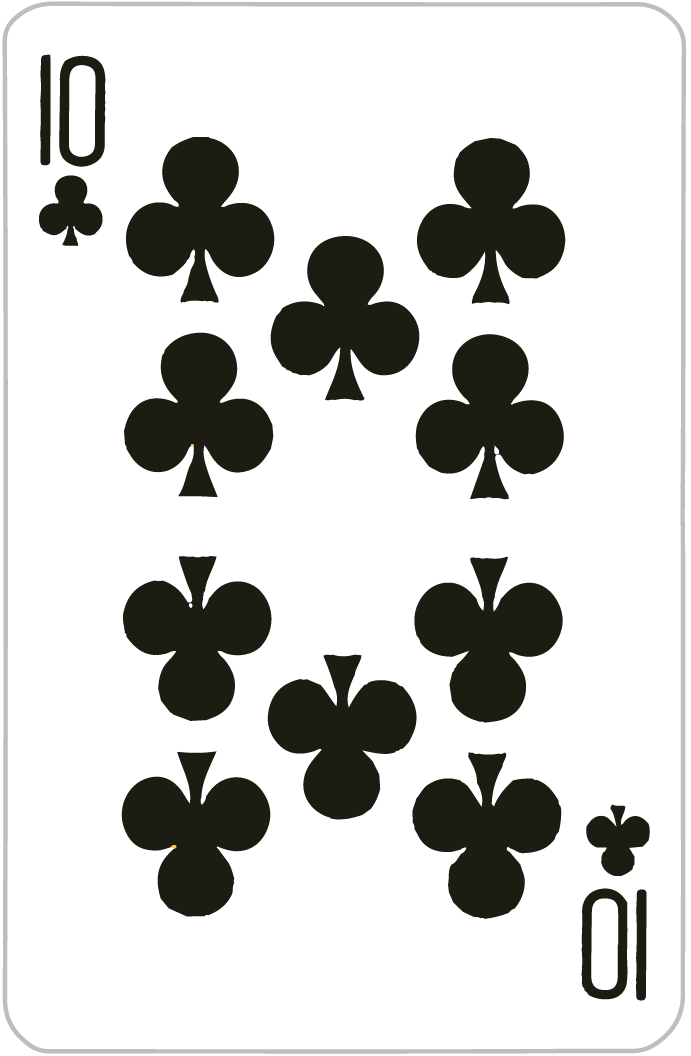
#> input picture cards/10C.png, 691 x 1056 px; its folder holds 4 pictures in this run
$ python main.py
#> lines starting #> are read from the running program, lines starting #| are printed output that depends on the picture
import os
import sys
from random import shuffle

import ueberzug.lib.v0 as ueberzug
from multiprocessing import Pool

from itertools import groupby
from more_itertools import consecutive_groups
from operator import itemgetter
from PIL import Image
import subprocess

class Card(object):

	def __init__(self, suit, rank, image):
		self.suit = suit
		self.rank = rank
		self.image = image
		try:
			self.num = int(self.rank)
		except ValueError:
			if self.rank == "K":
				self.num = 13
			if self.rank == "Q":
				self.num = 12
			if self.rank == "J":
				self.num = 11
			if self.rank == "A":
				self.num = 14

	def __str__(self):
		return str(self.rank) + str(self.suit)

	def __repr__(self):
		return str(self.rank) + str(self.suit)

	def __lt__(self, other):
		return self.num < other.num

	def __gt__(self, other):
		return self.num > other.num


def display_card(path, displace=(0,0)):
	with ueberzug.Canvas() as c:

		demo = c.create_placement(path, x=0, y=0, scaler=ueberzug.ScalerOption.COVER.value)
		demo.path = path
		demo.visibility = ueberzug.Visibility.VISIBLE

		with c.lazy_drawing:
			demo.x = 0
			demo.y = 0
			demo.path = path
		time.sleep(2)

def display_table(house, hand, displace=(0,0)):
	house_images = [Image.open(x) for x in house]
	hand_images = [Image.open(x) for x in hand]
	widths, heights = zip(*(i.size for i in house_images))

	total_width = sum(widths)
	total_height = house_images[0].height * 2

	final_img = Image.new('RGB', (total_width, total_height))
	x_offset = 0
	for im in house_images:
		final_img.paste(im, (x_offset, 0))
		x_offset += im.width

	x_offset = 0
	y_offset = hand_images[0].height
	for im in hand_images:
		final_img.paste(im, (x_offset, y_offset))
		x_offset += im.width

	# Find aspect ratio of final image and resize to terminal width
	rows, cols = os.popen('stty size', 'r').read().split()
	rows = int(rows) * 8.5
	cols = int(cols) * 8.5
	aspect = final_img.height/final_img.width
	new_width = int(cols)
	new_height = int(cols * aspect)

	final_img = final_img.resize((new_width, new_height))
	final_img.save('heyo.png')

	with ueberzug.Canvas() as c:

		demo = c.create_placement('heyo.png', x=0, y=0,
								scaler=ueberzug.ScalerOption.COVER.value)
		demo.path = 'heyo.png'
		demo.width = final_img.width
		demo.height = final_img.height
		demo.visibility = ueberzug.Visibility.VISIBLE

		tmp = input()

	# TODO: make this only able to remove this file (in root project dir)
	subprocess.run('rm heyo.png'.split())

def reset():
	deck = []

	for filename in os.listdir('./cards'):

		rank = "".join(list(filename.split('.')[0])[:-1])
		suit = list(filename.split('.')[0])[-1]

		deck.append(Card(suit, rank, './cards/' + filename))

	shuffle(deck)
	return deck


def analyse_play(play, suits_inplay, nums_inplay):
	result = ""
	for suit in suits_inplay.keys():
		# Flush, same suit, not in sequence
		if len(suits_inplay[suit]) > 4:
			result = "5/10 flush"
			l = sorted(suits_inplay[suit])

			# Straight Flush, same suit in sequence
			if l == list(range(min(l), max(l)+1)):
				result = "2/10 straight flush"

			if l[-5:] == range(10, 14):
				result = "1/10 royal flush"

			return result

	two_kind = 0
	three_kind = 0
	four_kind = 0
	for num in nums_inplay.keys():
		if nums_inplay[num] == 2:
			two_kind += 1
		if nums_inplay[num] == 3:
			three_kind += 1
		if nums_inplay[num] == 4:
			four_kind += 1

	if four_kind > 0:
		result = "3/10 four of a kind"
	elif three_kind > 0:
		result = "7/10 three of a kind"
		if two_kind > 0:
			result = "4/10 full house"
	elif two_kind > 0:
		result = "9/10 pair"
		if two_kind > 1:
			result  = "8/10 two pair"

	nums = [card.num for card in play]
	grouped = [list(i) for i in consecutive_groups(nums)]

	if len(max(grouped, key=len)) > 5:
		result = "6/10 straight"

	if result == "":
		result = "10/10 " + str(play[-1])

	return result

if __name__ == '__main__':
	# paths = ['./cards/3D.png', './cards/8C.png']
	deck = reset()

	while True:
		if len(deck) < 7:
			deck = reset()

		house = deck[:5]
		deck = deck[5:]
		hand = deck[:2]
		deck = deck[2:]

		play = sorted(house + hand)
		suits = "C H S D"
		suits_inplay = dict(zip(suits.split(), [[], [], [], []]))
		nums_inplay = dict(zip(range(1,15), [0]*14))

		for card in play:
			suits_inplay[card.suit].append(card.num)
			nums_inplay[card.num] += 1

		result = analyse_play(play, suits_inplay, nums_inplay)

		display_table([card.image for card in house], [card.image for card in hand])
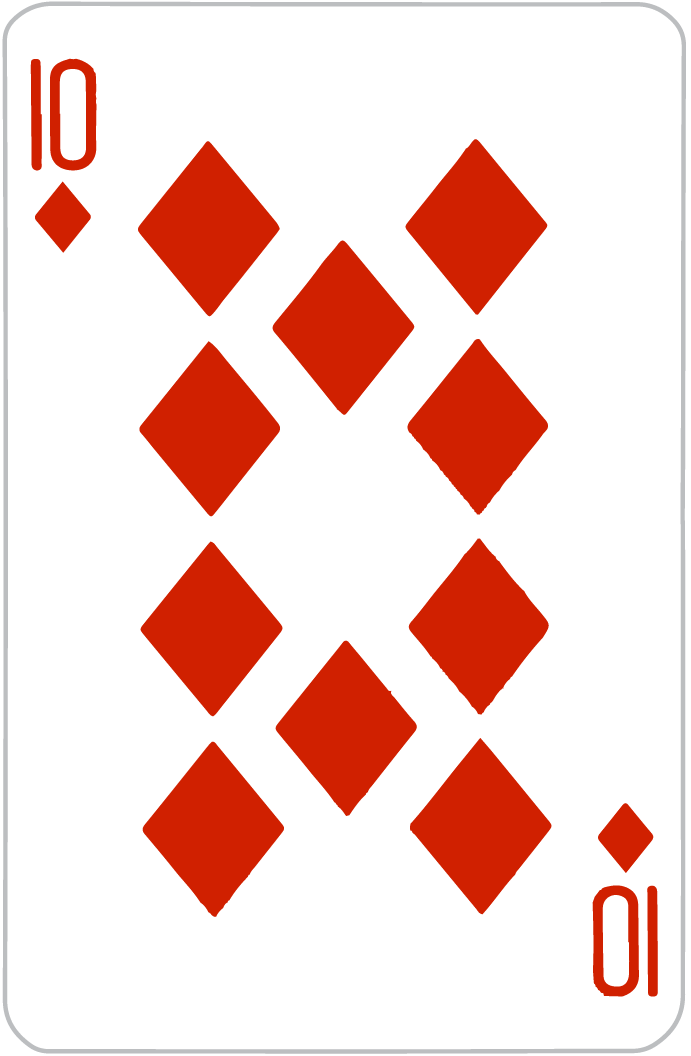
#> input picture cards/10D.png, 691 x 1056 px
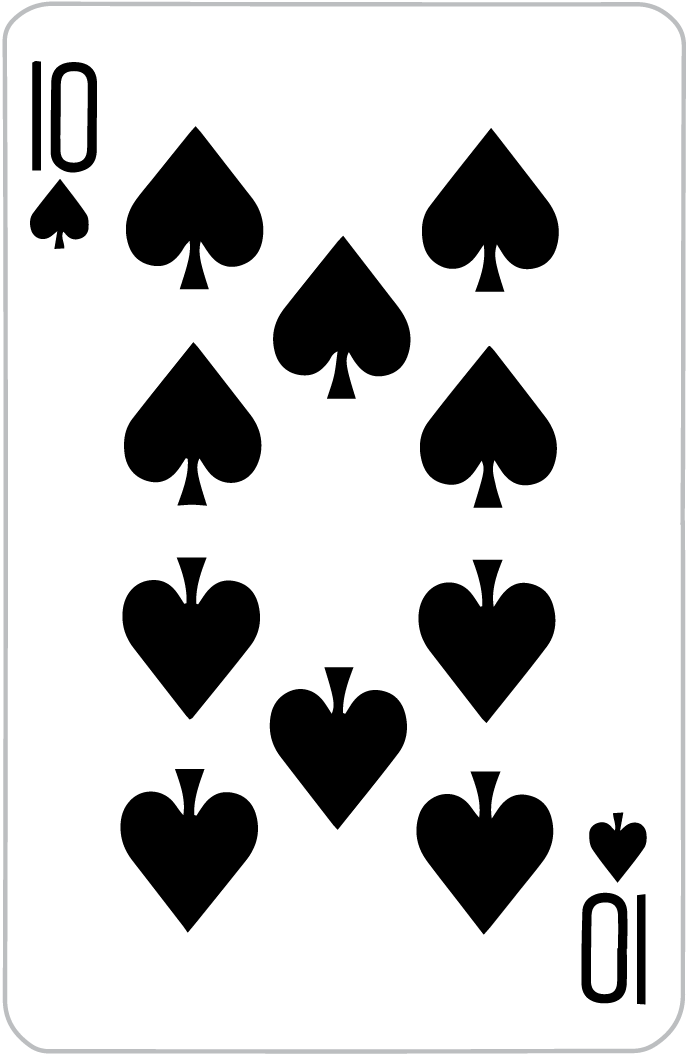
#> input picture cards/10S.png, 691 x 1056 px
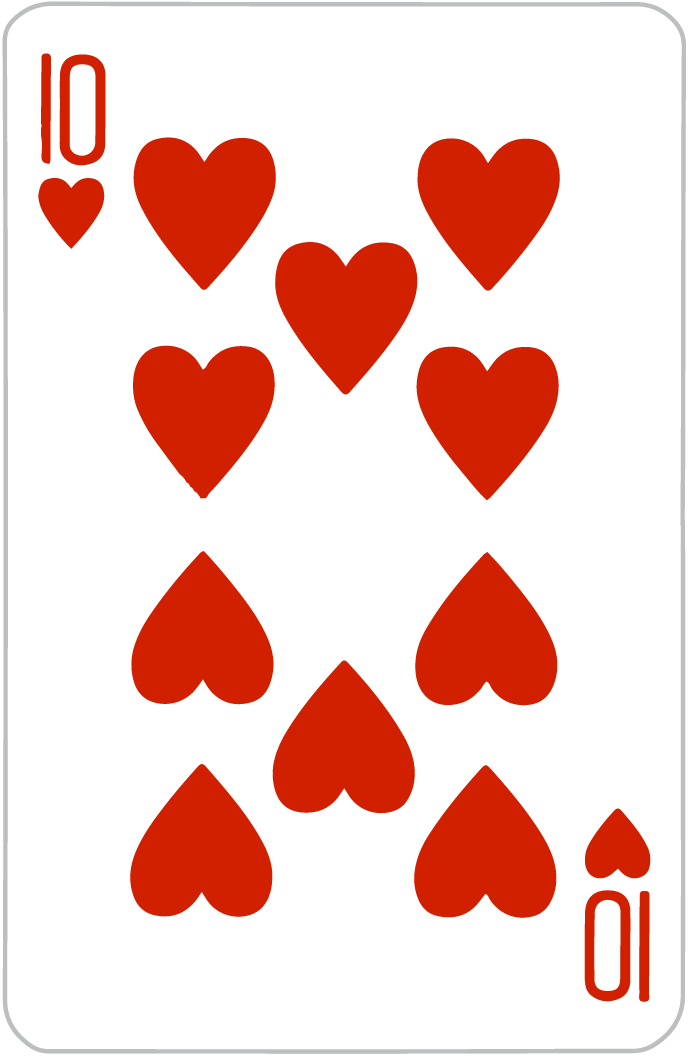
#> input picture cards/10H.png, 691 x 1056 px
#> in display_table, `house_images = [Image.open(x) for x in house]`: house_images = 4 items
#> in display_table, `widths, heights = zip(*(i.size for i in house_images))`: widths = (691, 691, 691, 691); heights = (1056, 1056, 1056, 1056)
#> in display_table, `total_width = sum(widths)`: total_width = 2764
#> in display_table, `final_img = Image.new('RGB', (total_width, total_height))`: final_img: PIL image 2764x2112 RGB; every value is 0
#> the loop in display_table, `for im in house_images:` made 4 passes
#> x_offset on passes 1 to 4: 691, 1382, 2073, 2764
#> after the loop in display_table, `for im in house_images:`:
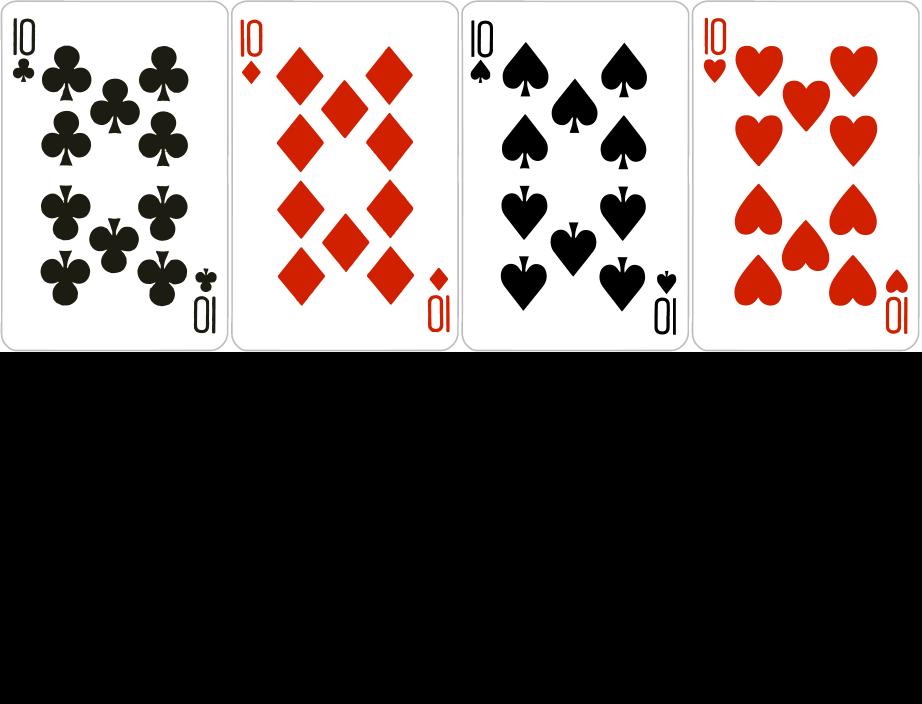
#> final_img: PIL image 2764x2112 RGB (shown at 1/3 size); mean R, G, B 112.2, 103.2, 101.4
#> (the run stopped early here; a loop or call above may not have finished)
